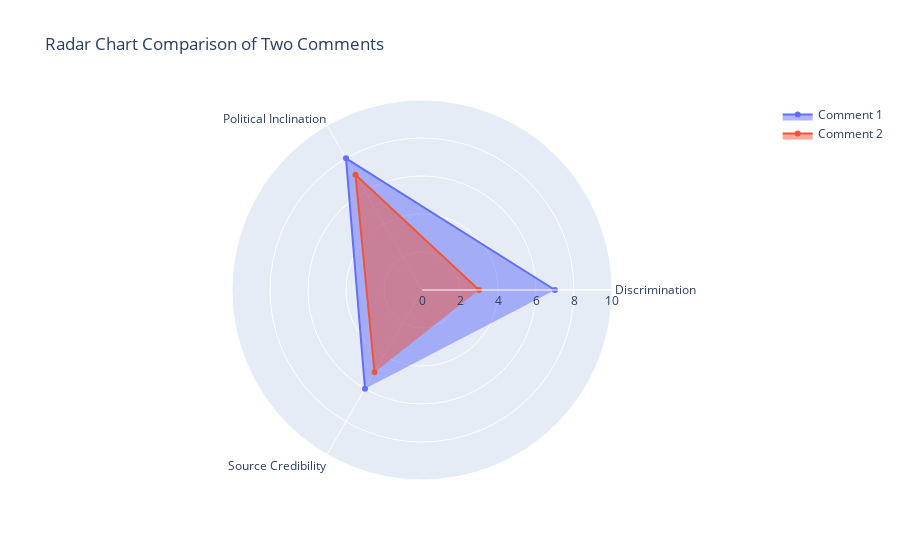

The notebook cell saved with this chart:
### Code cell
# Example comments to compare
comment1 = "The new tax law unfairly targets small businesses, making it harder for them to compete."
comment2 = "The tax reform will promote economic growth by giving large corporations more flexibility to innovate."


# Compare the two comments
compare_two_comments(comment1, comment2)

### Figure 1 — Plotly figure (JSON) as saved in the notebook; plotly's stock layout.template omitted (floating-point values rounded to 4 significant figures)
{"data": [{"fill": "toself", "name": "Comment 1", "r": [7, 8, 6], "theta": ["Discrimination", "Political Inclination", "Source Credibility"], "type": "scatterpolar"}, {"fill": "toself", "name": "Comment 2", "r": [3, 7, 5, 6], "theta": ["Discrimination", "Political Inclination", "Source Credibility"], "type": "scatterpolar"}], "layout": {"polar": {"radialaxis": {"range": [0, 10], "visible": true}}, "showlegend": true, "title": {"text": "Radar Chart Comparison of Two Comments"}}}
